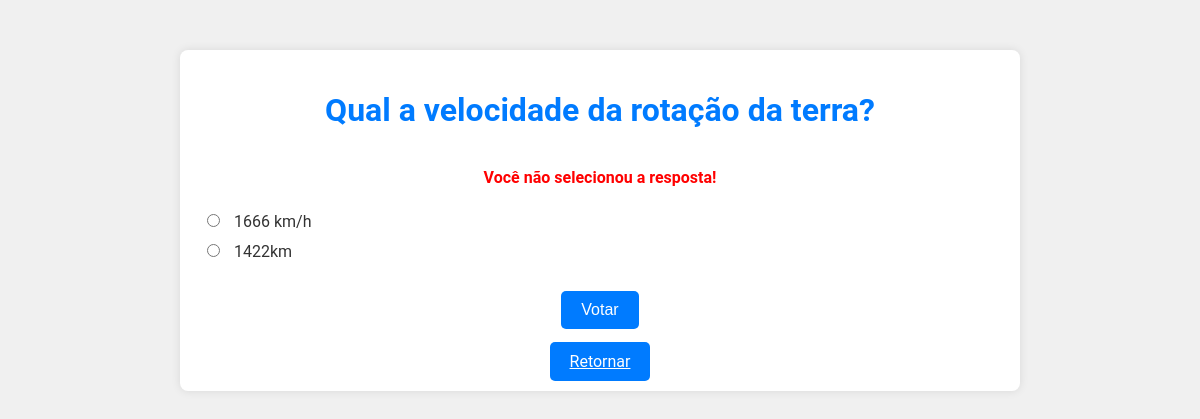
The page /polls/4/vote/ on the database its author committed.
### polls/models.py (models this page shows, shortened)
class Question(models.Model):
    question_text = models.CharField(max_length=200)
    pub_date = models.DateTimeField("date published")

class Choice(models.Model):
    question = models.ForeignKey(Question, on_delete=models.CASCADE)
    choice_text = models.CharField(max_length=200)
    votes = models.IntegerField(default=0)

### polls/views.py (the view)
# urls.py: path("<int:question_id>/vote/", views.vote, name="vote"),
def vote(request, question_id):
    question = get_object_or_404(Question, pk=question_id)
    try:
        selected_choice = question.choice_set.get(pk=request.POST["choice"])
    except (KeyError, Choice.DoesNotExist):
        return render(
            request,
            "polls/detail.html",
            {
                "question": question,
                "error_message": "Você não selecionou a resposta!"},
        )
    else:
        selected_choice.votes = F("votes") + 1
        selected_choice.save()
        return HttpResponseRedirect(reverse("polls:results", args=(question.id,)))

### polls/templates/polls/detail.html (shortened to what this page needs)
{% load static %}
<!DOCTYPE html>
<html lang="pt-br">
<head>
    <link rel="stylesheet" type="text/css" href="{% static 'css/style.css' %}">
</head>
<body>
    <div class="container">
        <form action="{% url 'polls:vote' question.pk %}" method="post">
            <fieldset>
                <legend><h1>{{ question.question_text }}</h1></legend>
                {% if error_message %}
                    <p class="error"><strong>{{ error_message }}</strong></p>
                {% endif %}
                {% for choice in question.choice_set.all %}
                    <div class="choice">
                        <input type="radio" name="choice" id="choice{{ forloop.counter }}" value="{{ choice.id }}">
                        <label for="choice{{ forloop.counter }}">{{ choice.choice_text }}</label>
                    </div>
                {% endfor %}
            </fieldset>
                <div class="botao-voto">
                    <input type="submit" value="Votar" class="btn"><br><br>
                    <a class="btn" href="{% url 'polls:index' %}"> Retornar</a>
                </div>
        </form>
    </div>
</body>
</html>

### polls/static/css/style.css (style rules this page uses)
body { font-family: 'Roboto', Arial, sans-serif; background-color: #f0f0f0; color: #333; margin: 0; padding: 0; }
.container { width: 80%; max-width: 800px; margin: 50px auto; background-color: #fff; padding: 20px; box-shadow: 0 0 10px rgba(0, 0, 0, 0.1); border-radius: 8px; text-align: center; }
h1 { color: #007BFF; margin-bottom: 20px; }
p { line-height: 1.6; }
form { text-align: center; align-items: center }
fieldset { border: none; padding: 0; }
legend h1 { color: #007BFF; margin-bottom: 20px; }
.error { color: red; margin-bottom: 20px; }
.choice { margin-bottom: 10px; text-align: left; }
.choice input[type="radio"] { margin-right: 10px; }
.btn { background-color: #007BFF; color: white; border: none; padding: 10px 20px; font-size: 16px; border-radius: 5px; cursor: pointer; margin-top: 20px; }
.botao-voto { font-size: large; }

### rows shown on the page
Question: question_text "Qual a velocidade da rotação da terra?"
Choice: choice_text "1666 km/h"
Choice: choice_text "1422km"

### other values the page prints
{{ error_message }} "Você não selecionou a resposta!"
